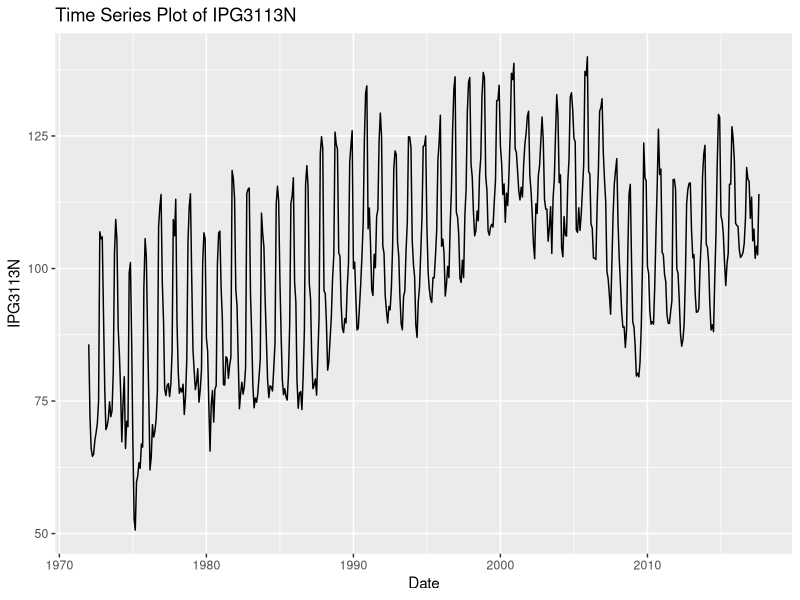
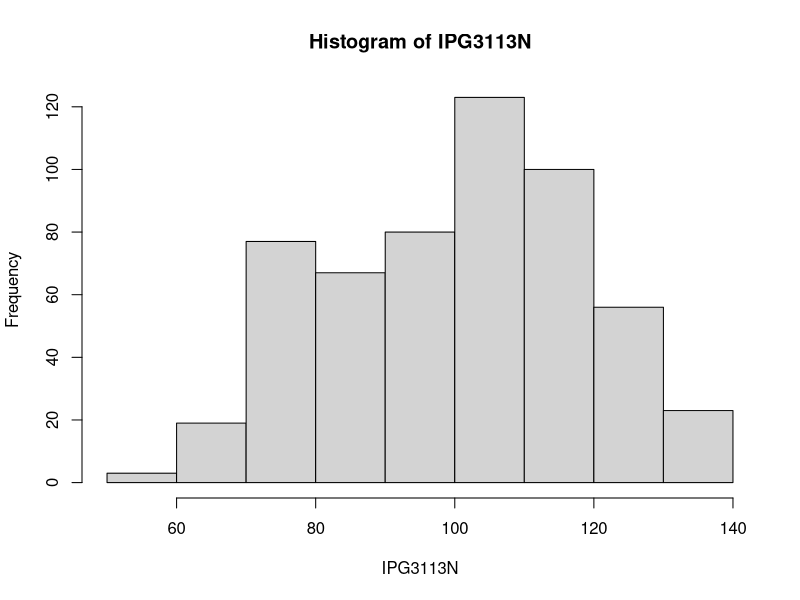
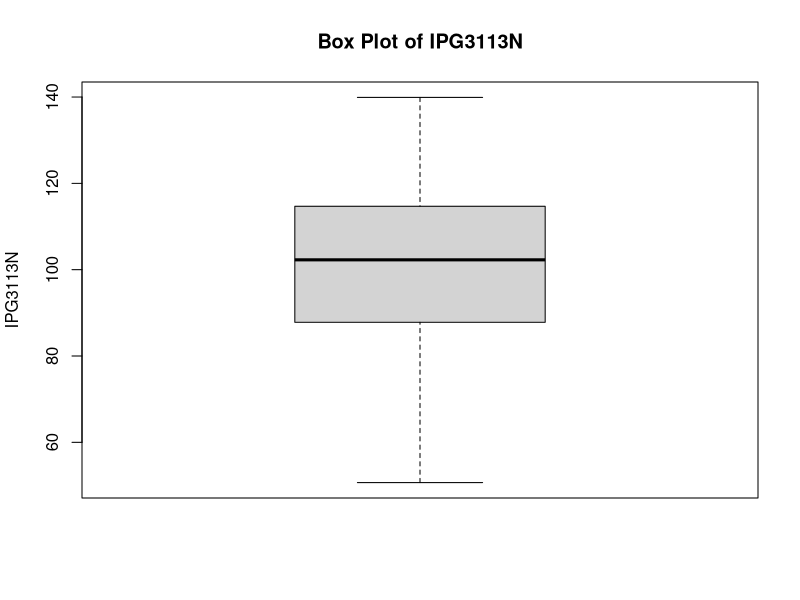
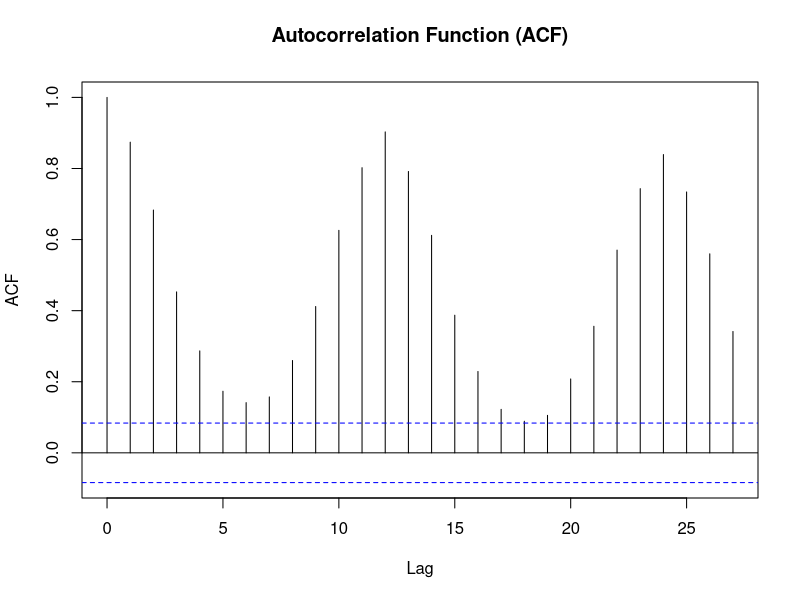
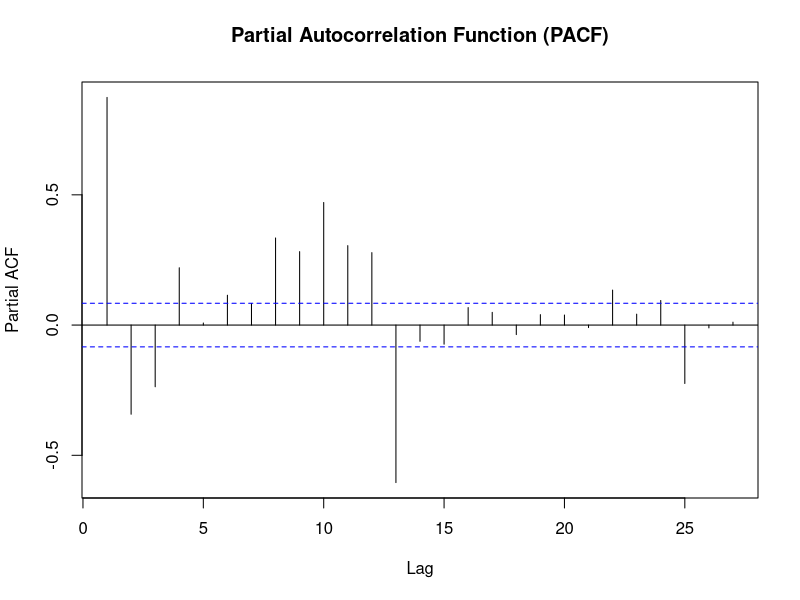
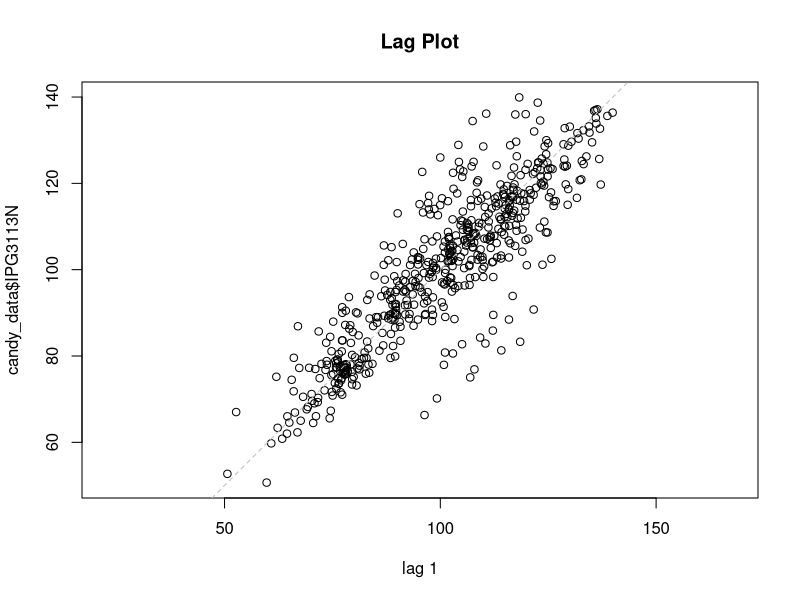
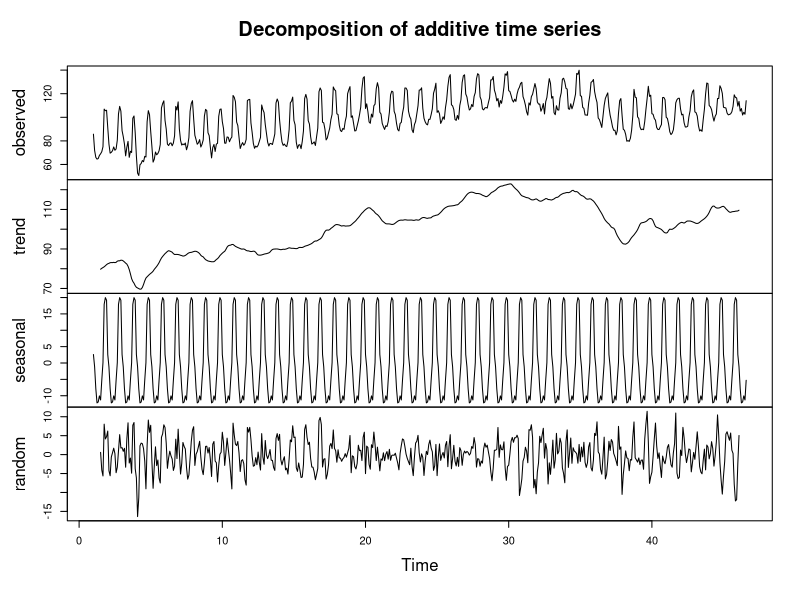

The R source for these figures, in order:
candy_data <- read.csv("candy_production.csv")

#install.packages("ggplot2")
#install.packages("lubridate")
#install.packages("tseries")
#install.packages("forecast")

library(ggplot2)
library(lubridate)


# ================================Data Preparation==============================
ls() # Check my data frame name

str(candy_data) # Check the structure

any(is.na(candy_data)) # Check for missing values

# Convert date column to date format
candy_data$observation_date <- as.Date(candy_data$observation_date, format = "%m/%d/%Y")

# Create the time series plot
ggplot(data = candy_data, aes(x = observation_date, y = IPG3113N)) +
  geom_line() +
  labs(x = "Date", y = "IPG3113N") +
  ggtitle("Time Series Plot of IPG3113N")

# ===================== Exploratory Data Analysis (EDA) ========================
summary(candy_data$IPG3113N)

# Examine the distribution 
hist(candy_data$IPG3113N, main = "Histogram of IPG3113N", xlab = "IPG3113N")

# Box plot
boxplot(candy_data$IPG3113N, main = "Box Plot of IPG3113N", ylab = "IPG3113N")

# Examine autocorrelation and partial autocorrelation to identify potential lag values for modeling
acf(candy_data$IPG3113N, main = "Autocorrelation Function (ACF)")
pacf(candy_data$IPG3113N, main = "Partial Autocorrelation Function (PACF)")

#library(forecast)
#ts_data <- ts(candy_data$IPG3113N, frequency = 12) # Create a time series object
#seasonplot(ts_data, year.labels = TRUE, year.labels.left = TRUE) # Create a seasonal subseries plot

# Statistical Tests using adf --> result < 0.05 means likely stationary
library(tseries)
adf.test(candy_data$IPG3113N)

# examine relationships between values at different time points
lag.plot(candy_data$IPG3113N, main = "Lag Plot")

# Perform seasonal decomposition
ts_data <- ts(candy_data$IPG3113N, frequency = 12)  # Assuming monthly data (frequency = 12)
decomposition <- decompose(ts_data)
plot(decomposition) # Plot the decomposition components (trend, seasonal, and remainder)


